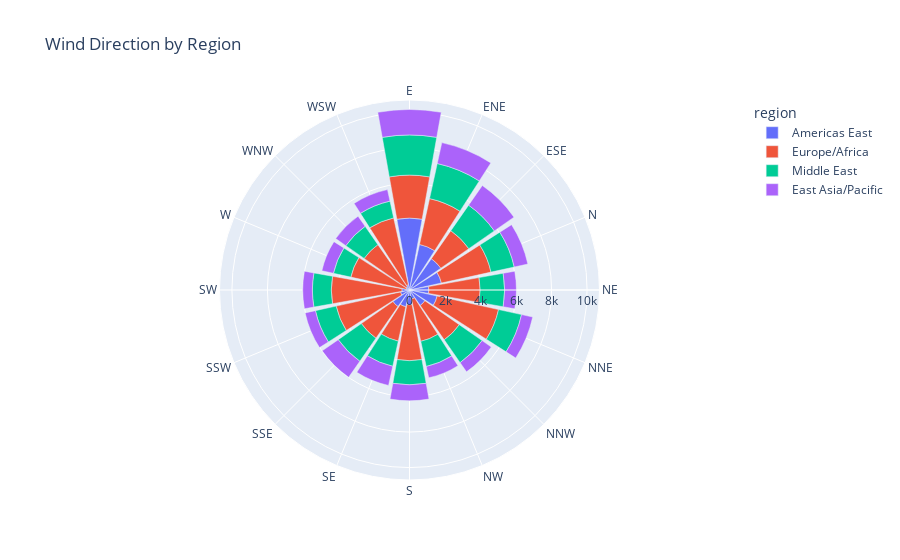

Notebook cell for this chart:
### Code cell
# Wind patterns across regions
wind_by_dir = df.groupby(['region', 'wind_direction']).size().reset_index(name='count')
top_regions = df['region'].value_counts().head(4).index

fig = px.bar_polar(wind_by_dir[wind_by_dir['region'].isin(top_regions)],
                   r='count', theta='wind_direction', color='region',
                   title='Wind Direction by Region')
fig.show()

### Figure 1 — Plotly figure (JSON) as saved in the notebook; plotly's stock layout.template omitted (floating-point values rounded to 4 significant figures)
{"data": [{"hovertemplate": "region=Americas East<br>count=%{r}<br>wind_direction=%{theta}<extra></extra>", "legendgroup": "Americas East", "marker": {"color": "#636efa", "pattern": {"shape": ""}}, "name": "Americas East", "r": [4050, 2629, 2151, 1839, 1091, 1594, 1057, 523, 836, 963, 1136, 517, 428, 196, 233, 303], "showlegend": true, "subplot": "polar", "theta": ["E", "ENE", "ESE", "N", "NE", "NNE", "NNW", "NW", "S", "SE", "SSE", "SSW", "SW", "W", "WNW", "WSW"], "type": "barpolar"}, {"hovertemplate": "region=Europe/Africa<br>count=%{r}<br>wind_direction=%{theta}<extra></extra>", "legendgroup": "Europe/Africa", "marker": {"color": "#EF553B", "pattern": {"shape": ""}}, "name": "Europe/Africa", "r": [2420, 2641, 1921, 2861, 2888, 3542, 2362, 2438, 3144, 1987, 2171, 3712, 3976, 3187, 2881, 3854], "showlegend": true, "subplot": "polar", "theta": ["E", "ENE", "ESE", "N", "NE", "NNE", "NNW", "NW", "S", "SE", "SSE", "SSW", "SW", "W", "WNW", "WSW"], "type": "barpolar"}, {"hovertemplate": "region=Middle East<br>count=%{r}<br>wind_direction=%{theta}<extra></extra>", "legendgroup": "Middle East", "marker": {"color": "#00cc96", "pattern": {"shape": ""}}, "name": "Middle East", "r": [2261, 2022, 1750, 1340, 1381, 1325, 1566, 1449, 1360, 1450, 1584, 1195, 1065, 1003, 1255, 967], "showlegend": true, "subplot": "polar", "theta": ["E", "ENE", "ESE", "N", "NE", "NNE", "NNW", "NW", "S", "SE", "SSE", "SSW", "SW", "W", "WNW", "WSW"], "type": "barpolar"}, {"hovertemplate": "region=East Asia/Pacific<br>count=%{r}<br>wind_direction=%{theta}<extra></extra>", "legendgroup": "East Asia/Pacific", "marker": {"color": "#ab63fa", "pattern": {"shape": ""}}, "name": "East Asia/Pacific", "r": [1433, 1205, 1350, 783, 661, 643, 629, 653, 899, 1103, 1101, 594, 543, 666, 698, 666], "showlegend": true, "subplot": "polar", "theta": ["E", "ENE", "ESE", "N", "NE", "NNE", "NNW", "NW", "S", "SE", "SSE", "SSW", "SW", "W", "WNW", "WSW"], "type": "barpolar"}], "layout": {"barmode": "relative", "legend": {"title": {"text": "region"}, "tracegroupgap": 0}, "polar": {"angularaxis": {"direction": "clockwise", "rotation": 90}, "domain": {"x": [0, 1], "y": [0, 1]}}, "title": {"text": "Wind Direction by Region"}}}
